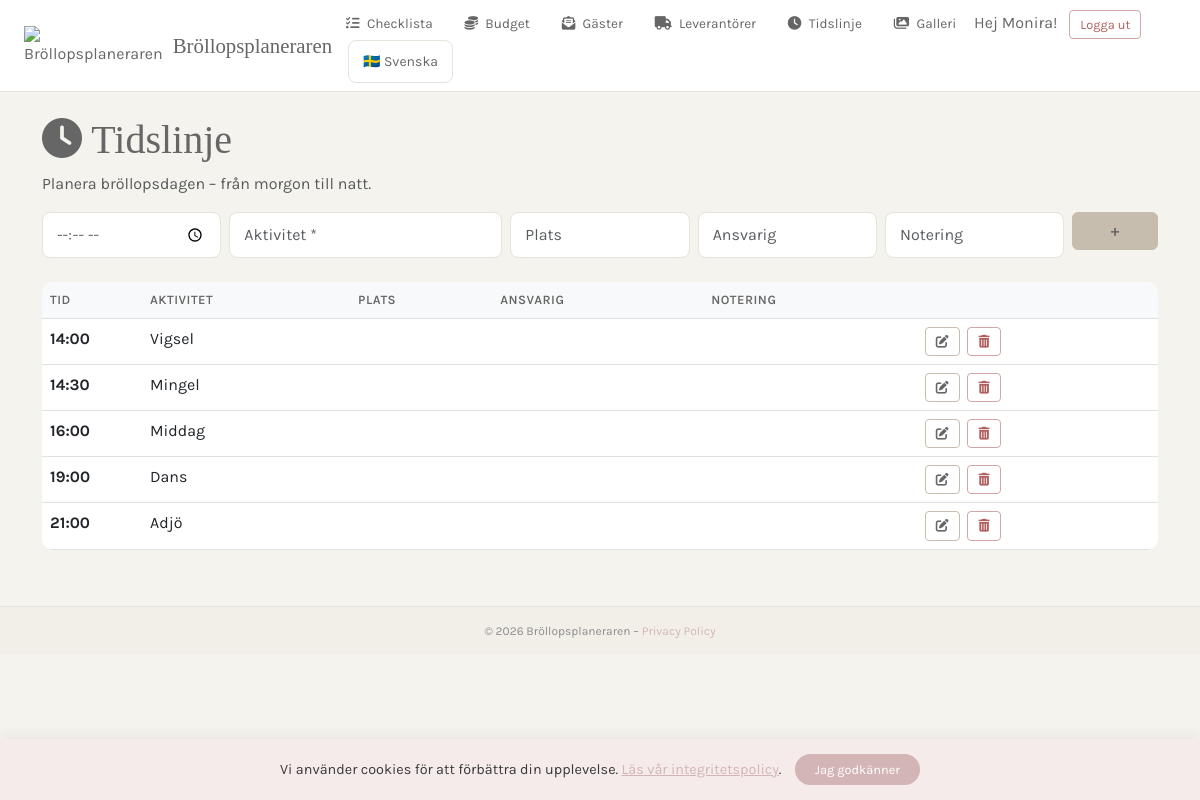
The page /checklist/tidslinje/ (signed in) on the database its author committed.
### planner/models.py (models this page shows, shortened)
class Tidslinje(models.Model):
    user = models.ForeignKey(User, on_delete=models.CASCADE)
    fotograf = models.ForeignKey(User, on_delete=models.SET_NULL, null=True, blank=True, related_name='tidslinjer_som_fotograf')
    brollop = models.ForeignKey(Brollop, on_delete=models.CASCADE, null=True, blank=True, related_name='%(class)s_items')
    tid = models.TimeField()
    aktivitet = models.CharField(max_length=255)
    plats = models.CharField(max_length=255, blank=True)
    ansvarig = models.CharField(max_length=100, blank=True)
    notering = models.TextField(blank=True)
    ordning = models.PositiveIntegerField(default=0)
    class Meta:
        ordering = ['tid', 'ordning']

### planner/views.py (the view)
# urls.py: path('tidslinje/', views.tidslinje, name='tidslinje'),
@login_required
def tidslinje(request):
    handelser = Tidslinje.objects.filter(user=request.user).order_by('tid', 'ordning')
    edit_id = request.GET.get('edit')
    if edit_id:
        try:
            edit_id = int(edit_id)
        except:
            edit_id = None
    return render(request, 'planner/tidslinje.html', {
        'handelser': handelser,
        'edit_id': edit_id,
    })

### accounts/context_processors.py (called while the page is built)
def photographer_context(request):
    if request.user.is_authenticated:
        try:
            profil = Profil.objects.get(user=request.user)
            if profil.photographer:
                return {'photographer': profil.photographer}
        except Profil.DoesNotExist:
            pass
    return {'photographer': None}

### planner/templates/planner/tidslinje.html (shortened to what this page needs)
{% extends 'accounts/base.html' %}
{% load i18n %}
{% block content %}
<h1><i class="fas fa-clock"></i> {% trans "Tidslinje" %}</h1>
<p class="text-muted">{% trans "Planera bröllopsdagen – från morgon till natt." %}</p>
<form method="post" action="{% url 'add_tidslinje' %}" class="row g-2 mb-4">
    <div class="col-md-2">
        <input type="time" name="tid" class="form-control" required>
    </div>
    <div class="col-md-3">
        <input type="text" name="aktivitet" class="form-control" placeholder="{% trans 'Aktivitet *' %}" required>
    </div>
    <div class="col-md-2">
        <input type="text" name="plats" class="form-control" placeholder="{% trans 'Plats' %}">
    </div>
    <div class="col-md-2">
        <input type="text" name="ansvarig" class="form-control" placeholder="{% trans 'Ansvarig' %}">
    </div>
    <div class="col-md-2">
        <input type="text" name="notering" class="form-control" placeholder="{% trans 'Notering' %}">
    </div>
    <div class="col-md-1">
        <button type="submit" class="btn btn-primary w-100">+</button>
    </div>
</form>
{% if handelser %}
    <div class="table-responsive">
        <table class="table table-hover">
            <thead class="table-light">
                <tr>
                    <th style="width: 100px;">{% trans "Tid" %}</th>
                    <th>{% trans "Aktivitet" %}</th>
                    <th>{% trans "Plats" %}</th>
                    <th>{% trans "Ansvarig" %}</th>
                    <th>{% trans "Notering" %}</th>
                    <th></th>
                </tr>
            </thead>
            <tbody>
                {% for h in handelser %}
                    <tr id="tid-{{ h.id }}">
                        {% if h.id == edit_id %}
                        <form method="post" action="{% url 'update_tidslinje' h.id %}" style="display: contents;">
                            {% csrf_token %}
                            <td>
                                <input type="time" name="tid" class="form-control form-control-sm" value="{{ h.tid|time:'H:i' }}">
                            </td>
                            <td>
                                <input type="text" name="aktivitet" class="form-control form-control-sm" value="{{ h.aktivitet }}">
                            </td>
                            <td>
                                <input type="text" name="plats" class="form-control form-control-sm" value="{{ h.plats }}">
                            </td>
                            <td>
                                <input type="text" name="ansvarig" class="form-control form-control-sm" value="{{ h.ansvarig }}">
                            </td>
                            <td>
                                <input type="text" name="notering" class="form-control form-control-sm" value="{{ h.notering }}">
                            </td>
                            <td style="white-space: nowrap;">
                                <button type="submit" class="btn btn-sm btn-success me-1" title="Spara"><i class="fas fa-check"></i></button>
                                <a href="{% url 'tidslinje' %}" class="btn btn-sm btn-outline-secondary" title="Avbryt"><i class="fas fa-times"></i></a>
                            </td>
                        </form>
                        {% else %}
                        <td><strong>{{ h.tid|time:"H:i" }}</strong></td>
                        <td>{{ h.aktivitet }}</td>
                        <td>{{ h.plats }}</td>
                        <td>{{ h.ansvarig }}</td>
                        <td><small class="text-muted">{{ h.notering }}</small></td>
                        <td style="white-space: nowrap;">
                            <a href="{% url 'tidslinje' %}?edit={{ h.id }}" class="btn btn-sm btn-outline-secondary me-1" title="Redigera"><i class="fas fa-pen-to-square"></i></a>
                            <a href="{% url 'delete_tidslinje' h.id %}" class="btn btn-sm btn-outline-danger" onclick="return confirm('Vill du radera denna händelse?')" title="Radera"><i class="fas fa-trash-can"></i></a>
                        </td>
                        {% endif %}
                    </tr>
                {% endfor %}
            </tbody>
        </table>
    </div>
{% else %}
    <div class="text-center text-muted mt-5">
        <p>✨ {% trans "Inga händelser ännu. Börja med att lägga till vigseln!" %}</p>
        <p class="small">{% trans "Tips: 14:00 – Vigsel, 15:30 – Mingel, 18:00 – Middag, 22:00 – Dans" %}</p>
    </div>
{% endif %}
{% endblock %}

### accounts/templates/accounts/base.html (shortened to what this page needs)
{% load static %}
{% load i18n %}
<!DOCTYPE html>
<html lang="sv">
<head>
    <link href="https://cdn.jsdelivr.net/npm/bootstrap@5.3.0/dist/css/bootstrap.min.css" rel="stylesheet">
    <link rel="stylesheet" href="https://cdnjs.cloudflare.com/ajax/libs/font-awesome/6.5.1/css/all.min.css">
</head>
<body>
    <nav class="navbar navbar-expand-lg navbar-light px-4" style="position: sticky; top: 0; z-index: 1000; {% if photographer %}background: {{ photographer.primary_color }} !important;{% else %}background: var(--white) !important;{% endif %}">
    <a href="{% url 'dashboard' %}" style="display: flex; align-items: center; text-decoration: none;">
        {% if photographer and photographer.logo %}
             <img src="{{ photographer.logo }}" alt="{{ photographer.name }}" style="height: 40px; margin-right: 10px;">
        {% else %}
            <img src="https://i.imgur.com/bOcT1Cx.jpeg" alt="Bröllopsplaneraren" style="height: 40px; margin-right: 10px;">
        {% endif %}
        <span style="font-family: 'Cormorant Garamond', serif; font-size: 1.3rem; {% if photographer %}color: white;{% else %}color: var(--text-dark);{% endif %}">
            {% if photographer %}{{ photographer.name }}{% else %}{% trans "Bröllopsplaneraren" %}{% endif %}
        </span>
    </a>
    <div class="collapse navbar-collapse" id="navbarNav">
        <div class="ms-auto">
            {% if user.is_authenticated %}
                <a href="{% url 'checklist' %}" class="nav-link-custom d-block d-lg-inline-block">
                    <i class="fas fa-list-check"></i> {% trans "Checklista" %}
                </a>
                <a href="{% url 'budget' %}" class="nav-link-custom d-block d-lg-inline-block">
                    <i class="fas fa-coins"></i> {% trans "Budget" %}
                </a>
                <a href="{% url 'gastlista' %}" class="nav-link-custom d-block d-lg-inline-block">
                    <i class="fas fa-envelope-open-text"></i> {% trans "Gäster" %}
                </a>
                <a href="{% url 'leverantorer' %}" class="nav-link-custom d-block d-lg-inline-block">
                    <i class="fas fa-truck"></i> {% trans "Leverantörer" %}
                </a>
                <a href="{% url 'tidslinje' %}" class="nav-link-custom d-block d-lg-inline-block">
                    <i class="fas fa-clock"></i> {% trans "Tidslinje" %}
                </a>
                <a href="{% url 'galleri' %}" class="nav-link-custom d-block d-lg-inline-block">
                    <i class="fas fa-images"></i> {% trans "Galleri" %}
                </a>
                            {% get_current_language as CURRENT_LANGUAGE %}
                <span class="d-none d-lg-inline me-2">{% trans "Hej" %} {{ user.username }}!</span>
                <form method="post" action="{% url 'logout' %}" class="d-inline">
                    <button type="submit" class="btn btn-outline-danger btn-sm d-block d-lg-inline-block mt-2 mt-lg-0">{% trans "Logga ut" %}</button>
                </form>
                <form action="{% url 'set_language' %}" method="post" class="d-none d-lg-inline ms-3">
                    <select name="language" class="form-select form-select-sm" onchange="this.form.submit()" style="width: auto; display: inline-block; background: var(--white); color: var(--text-dark); border: 1px solid var(--border); cursor: pointer;">
                        {% get_current_language as CURRENT_LANGUAGE %}
                        <option value="sv" {% if CURRENT_LANGUAGE == 'sv' %}selected{% endif %}>🇸🇪 Svenska</option>
                    </select>
                </form>
            {% endif %}
        </div>
    </div>
</nav>
    <div class="container mt-4">
        {% block content %}
        {% endblock %}
    </div>
<div id="cookie-banner" style="position: fixed; bottom: 0; left: 0; right: 0; background: #F5EBEB; padding: 15px 25px; text-align: center; box-shadow: 0 -4px 12px rgba(0,0,0,0.05); z-index: 9999; display: none; font-family: 'Karla', sans-serif; font-size: 0.9rem;">
    <p style="margin: 0; display: inline-block; color: #3A3A3A;">
        Vi använder cookies för att förbättra din upplevelse.
        <a href="/privacy" style="color: #D4B5B5; text-decoration: underline;">Läs vår integritetspolicy</a>.
    </p>
    <button onclick="acceptCookies()" style="background: #D4B5B5; color: white; border: none; padding: 6px 20px; border-radius: 20px; margin-left: 10px; cursor: pointer; font-family: 'Karla', sans-serif; font-size: 0.8rem;">
        Jag godkänner
    </button>
</div>
<footer style="background: #F2EFE9; padding: 15px 0; text-align: center; font-family: 'Karla', sans-serif; font-size: 0.75rem; color: #8C8C8C; border-top: 1px solid #E8E5E0; margin-top: 40px;">
    <p style="margin: 0;">
        © 2026 Bröllopsplaneraren –
        <a href="{% url 'privacy_policy' %}" style="color: #D4B5B5; text-decoration: none;">Privacy Policy</a>
    </p>
</footer>
</body>
</html>

### accounts/templates/accounts/base.html (style rules this page uses)
:root { --bg: #F5F3EE; --primary: #C7BDAE; --hover: #B4A390; --text-light: #888888; --text-dark: #666666; --white: #ffffff; --border: #e5e3dc; }
body { font-family: 'Karla', sans-serif; background: var(--bg); color: var(--text-dark); }
h1, h2, h3, h4, h5, .navbar-brand { font-family: 'Cormorant Garamond', serif; color: var(--text-dark); }
.navbar { background: var(--white) !important; border-bottom: 1px solid var(--border); }
.btn-outline-secondary { border-color: var(--primary); color: var(--text-dark); background: transparent; font-size: 0.8rem; padding: 4px 10px; }
.btn-outline-danger { border-color: #d4a5a5; color: #b06060; font-size: 0.8rem; padding: 4px 10px; }
.btn-primary { background: var(--primary); border-color: var(--primary); color: var(--text-dark); font-weight: 600; }
.table { background: var(--white); border-radius: 12px; overflow: hidden; }
.table th { color: var(--text-dark); font-weight: 600; text-transform: uppercase; font-size: 0.8rem; letter-spacing: 0.5px; }
.form-control, .form-select { border: 1px solid var(--border); border-radius: 8px; padding: 10px 14px; color: var(--text-dark); }
a { color: var(--text-dark); }
body { overflow-x: hidden; width: 100%; }
.section, .hero, footer, .container-wide, .container-narrow, .container-medium { padding-left: 16px !important; padding-right: 16px !important; }
@media (min-width: 992px) { .nav-link-custom { display: inline-block; padding: 6px 12px; margin: 0 2px; border-radius: 8px; color: var(--text-dark); text-decoration: none; font-size: 0.85rem; transition: background 0.2s; } }
@media (min-width: 992px) { .nav-link-custom i { margin-right: 4px; } }

### rows shown on the page
Tidslinje: tid "14:00", aktivitet "Vigsel"
Tidslinje: tid "14:30", aktivitet "Mingel"
Tidslinje: tid "16:00", aktivitet "Middag"
Tidslinje: tid "19:00", aktivitet "Dans"
Tidslinje: tid "21:00", aktivitet "Adjö"

### other values the page prints
{{ user.username }} "Monira"
